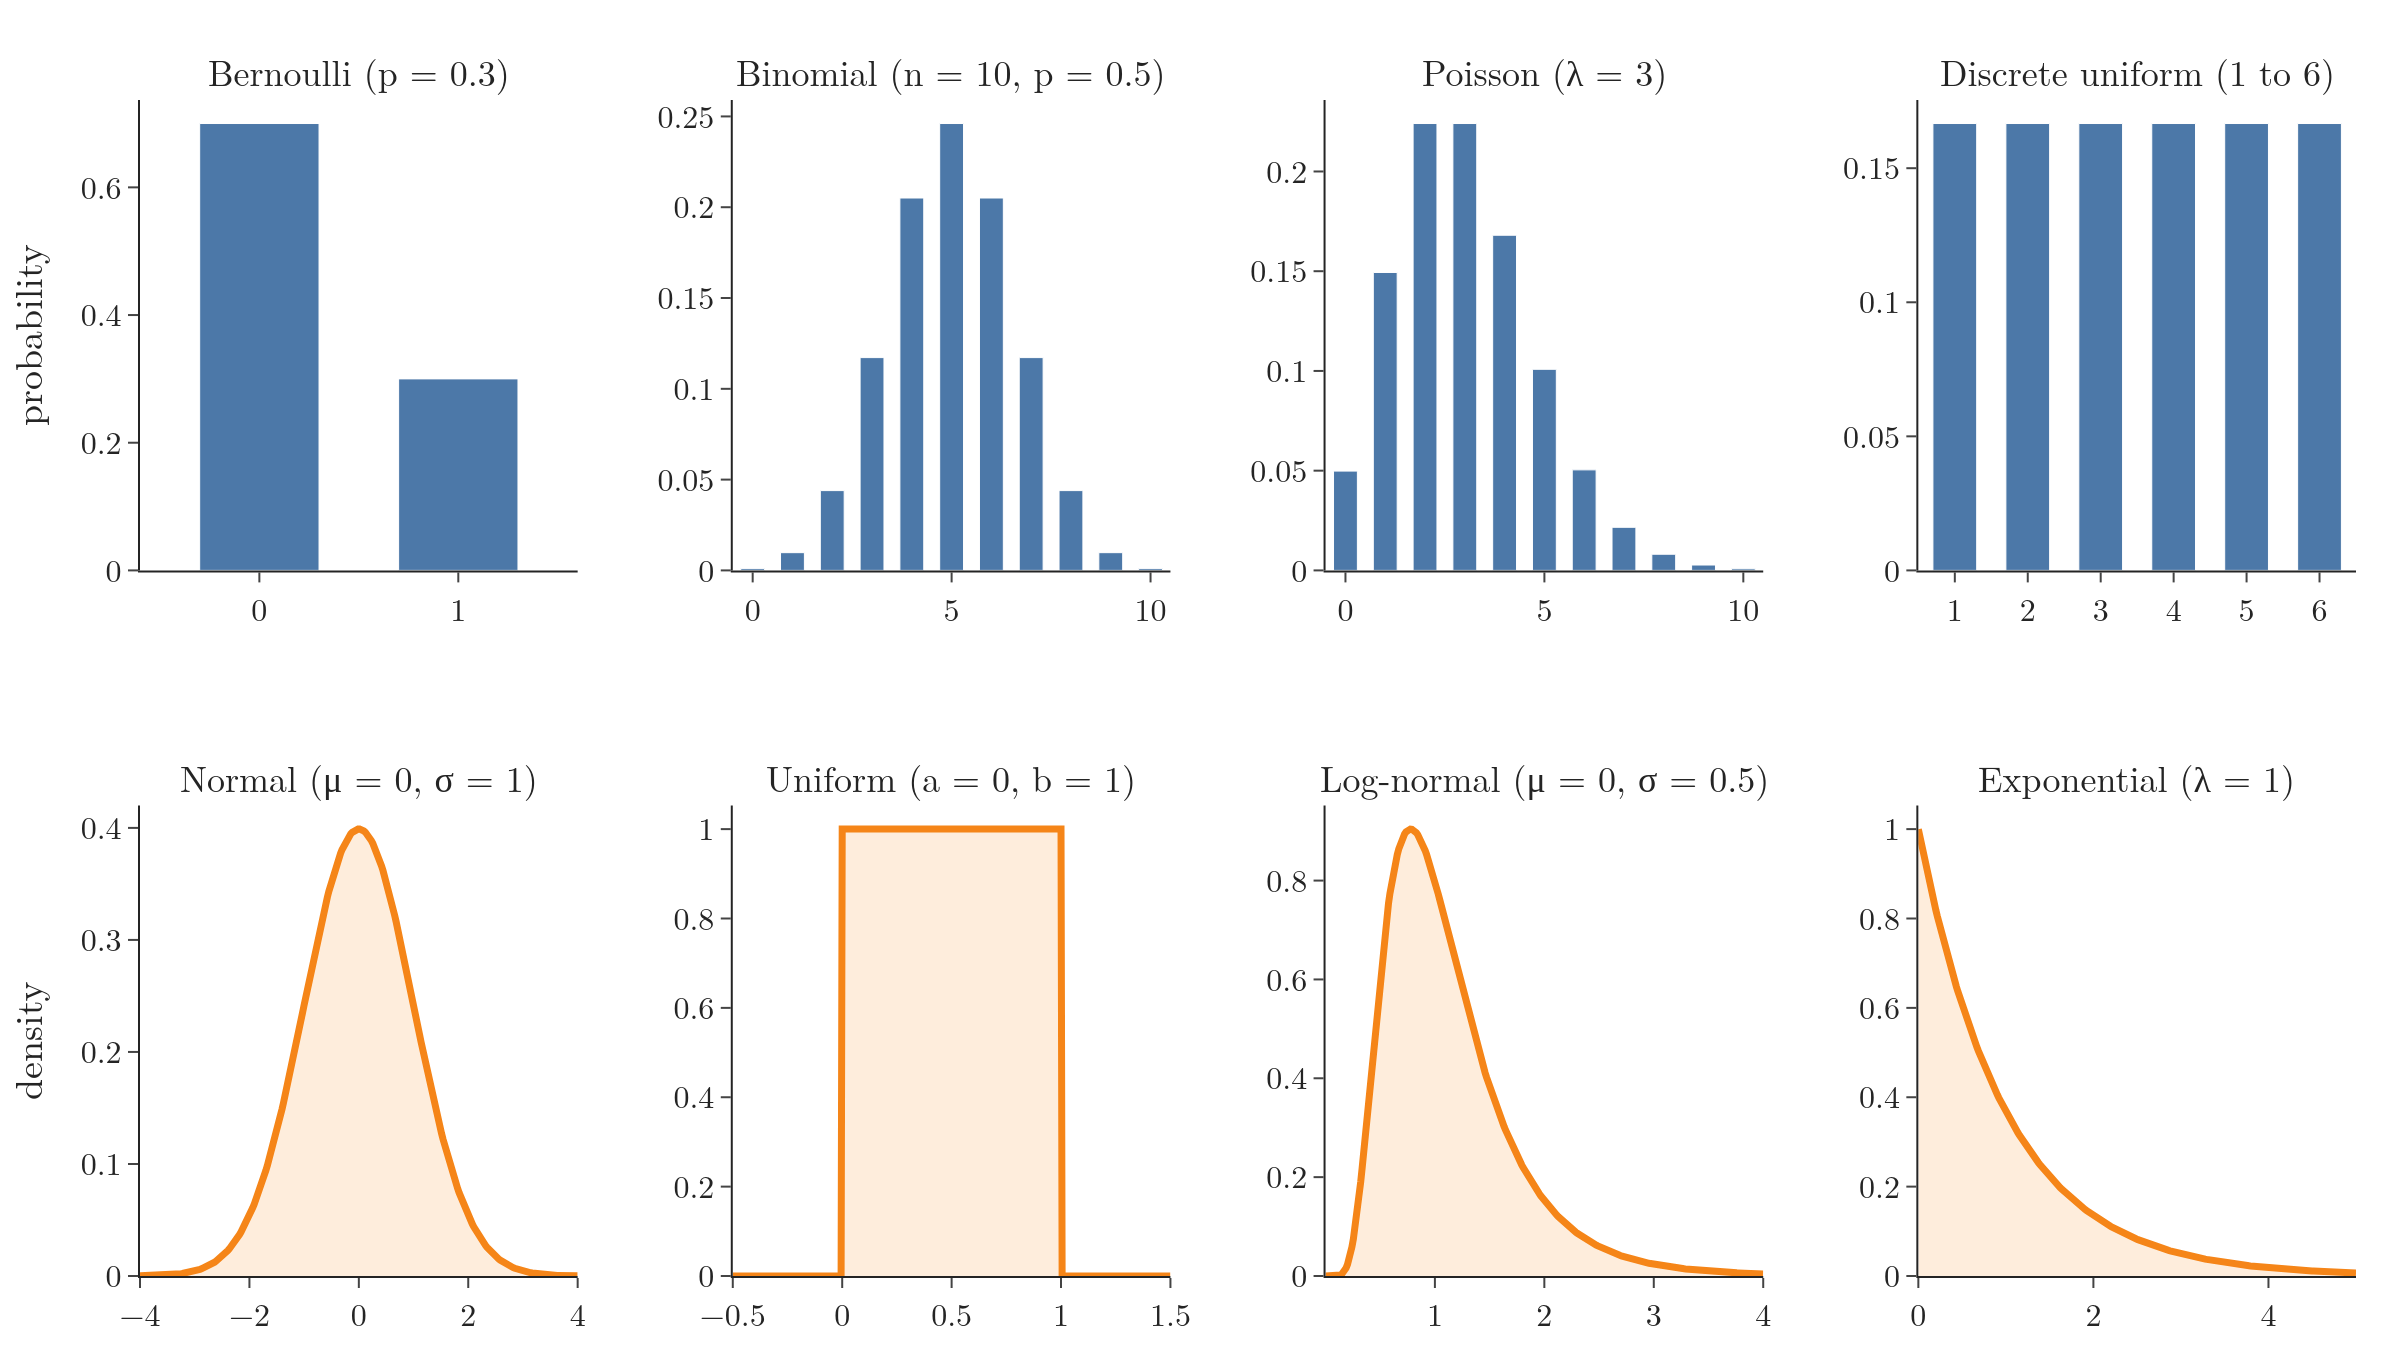

Python code for this plot:
"""A gallery of famous distributions: four discrete (bars) and four continuous (curves), with their parameters."""
from pathlib import Path
import numpy as np
import plotly.graph_objects as go
from plotly.subplots import make_subplots
from scipy import stats

here = Path(__file__).parent
BLUE, ORANGE = "#4C78A8", "#F58518"
discrete = [
    ("Bernoulli (p = 0.3)", np.array([0, 1]), stats.bernoulli(0.3).pmf),
    ("Binomial (n = 10, p = 0.5)", np.arange(0, 11), stats.binom(10, 0.5).pmf),
    ("Poisson (λ = 3)", np.arange(0, 11), stats.poisson(3).pmf),
    ("Discrete uniform (1 to 6)", np.arange(1, 7), lambda k: np.full(len(k), 1 / 6)),
]
continuous = [
    ("Normal (μ = 0, σ = 1)", np.linspace(-4, 4, 300), stats.norm(0, 1).pdf),
    ("Uniform (a = 0, b = 1)", np.linspace(-0.5, 1.5, 401), stats.uniform(0, 1).pdf),
    ("Log-normal (μ = 0, σ = 0.5)", np.linspace(0.001, 4, 300), stats.lognorm(0.5).pdf),
    ("Exponential (λ = 1)", np.linspace(0, 5, 300), stats.expon().pdf),
]
fig = make_subplots(rows=2, cols=4, subplot_titles=[t for t, _, _ in discrete + continuous],
                    horizontal_spacing=0.07, vertical_spacing=0.2)
for i, (_, k, pmf) in enumerate(discrete, start=1):
    fig.add_bar(x=k, y=pmf(k), marker_color=BLUE, width=0.6, row=1, col=i)
for i, (_, x, pdf) in enumerate(continuous, start=1):
    fig.add_scatter(x=x, y=pdf(x), mode="lines", line=dict(color=ORANGE, width=3.5), fill="tozeroy",
                    fillcolor="rgba(245,133,24,0.15)", row=2, col=i)
fig.update_xaxes(tickvals=[0, 1], range=[-0.6, 1.6], row=1, col=1)
fig.update_xaxes(dtick=1, row=1, col=4)
fig.update_yaxes(title_text="probability", row=1, col=1)
fig.update_yaxes(title_text="density", row=2, col=1)
fig.update_annotations(font_size=18)
fig.update_layout(template="simple_white", width=1200, height=680, showlegend=False, bargap=0.3,
                  font=dict(family="Latin Modern Roman", size=16), margin=dict(l=60, r=20, t=50, b=40))
fig.write_image(here / "famous_distributions.png", scale=2)
fig.write_image(here / "famous_distributions.pdf")
